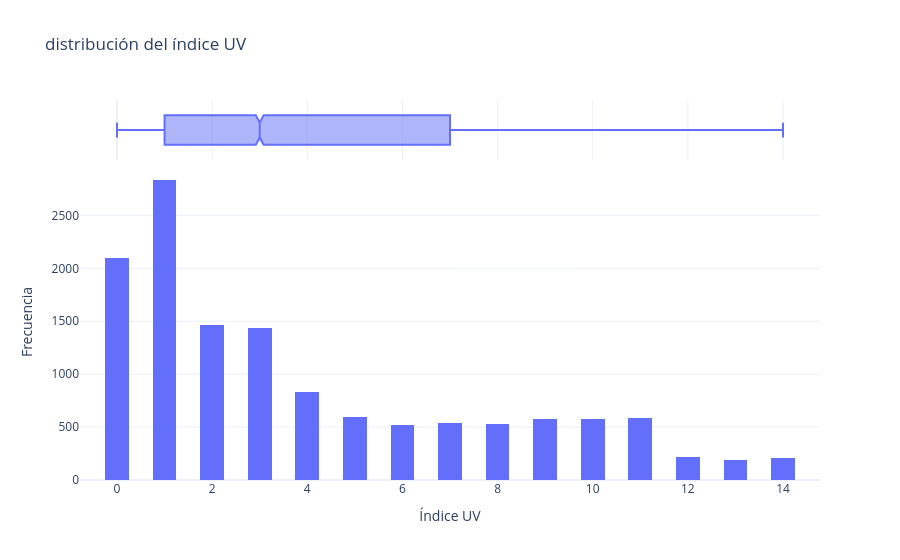

Notebook cell for this chart:
### Markdown cell above
La presión atmosférica se concentra aproximadamente alrededor de 1000 y 1017, pero también presenta valores extremos cercanos a 800 y 1200. Estos valores pueden ser outliers o errores de medición, por lo que conviene conservarlos provisionalmente y revisarlos durante la limpieza.

### Code cell
fig = px.histogram(
    df,
    x="uv_index",
    nbins=40,
    marginal="box",
    title="distribución del índice UV",
    template="plotly_white"
)

fig.update_layout(
    xaxis_title="Índice UV",
    yaxis_title="Frecuencia",
)

fig.show()

### Figure 1 — Plotly figure (JSON) as saved in the notebook; plotly's stock layout.template omitted (floating-point values rounded to 4 significant figures; data arrays with more than 128 entries replaced by an {"elided": "..."} marker saying what was removed)
{"data": [{"bingroup": "x", "hovertemplate": "uv_index=%{x}<br>count=%{y}<extra></extra>", "legendgroup": "", "marker": {"color": "#636efa", "pattern": {"shape": ""}}, "name": "", "nbinsx": 40, "orientation": "v", "showlegend": false, "type": "histogram", "x": {"elided": "13200 int values"}, "xaxis": "x", "yaxis": "y"}, {"hovertemplate": "uv_index=%{x}<extra></extra>", "legendgroup": "", "marker": {"color": "#636efa"}, "name": "", "notched": true, "showlegend": false, "type": "box", "x": {"elided": "13200 int values"}, "xaxis": "x2", "yaxis": "y2"}], "layout": {"barmode": "relative", "legend": {"tracegroupgap": 0}, "title": {"text": "distribución del índice UV"}, "xaxis": {"anchor": "y", "domain": [0, 1], "title": {"text": "Índice UV"}}, "xaxis2": {"anchor": "y2", "domain": [0, 1], "matches": "x", "showgrid": true, "showticklabels": false}, "yaxis": {"anchor": "x", "domain": [0, 0.8316], "title": {"text": "Frecuencia"}}, "yaxis2": {"anchor": "x2", "domain": [0.8416, 1], "matches": "y2", "showgrid": false, "showline": false, "showticklabels": false, "ticks": ""}}}
